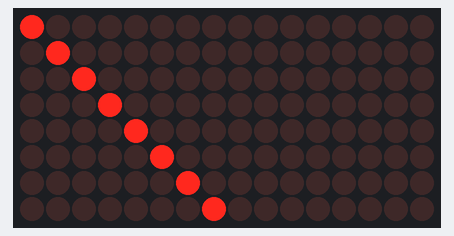
Bench run of a sketch on a simulated Arduino Uno, built with avr-gcc and run on an emulated ATmega328P. On the bench: 16×8 LED matrix.

Above: at 0.1 s.

The sketch:

TestCode001.ino
```cpp
#include "MaxMatrix.h"

#define DIN 11
#define CS  10
#define CLK 9
#define DEVICE_NUMBER 2

MaxMatrix ledController(DIN, CS, CLK, DEVICE_NUMBER);

void setup() {
    // 初始設定
    ledController.init();
    // 設定亮度
    ledController.setIntensity(0);
    // 測試
    for (byte i = 0; i < 8; i++) {
        ledController.setDot(i, i, true);
    }
}

void loop() {

}
```
